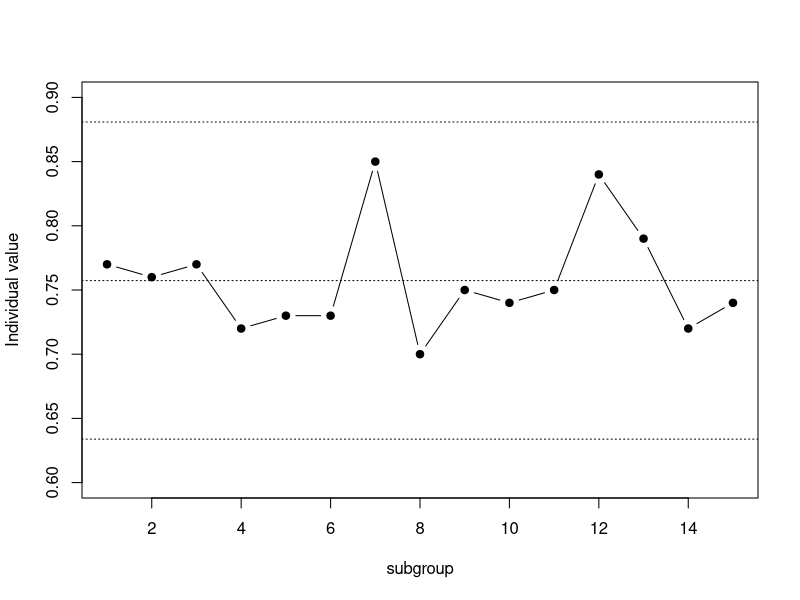
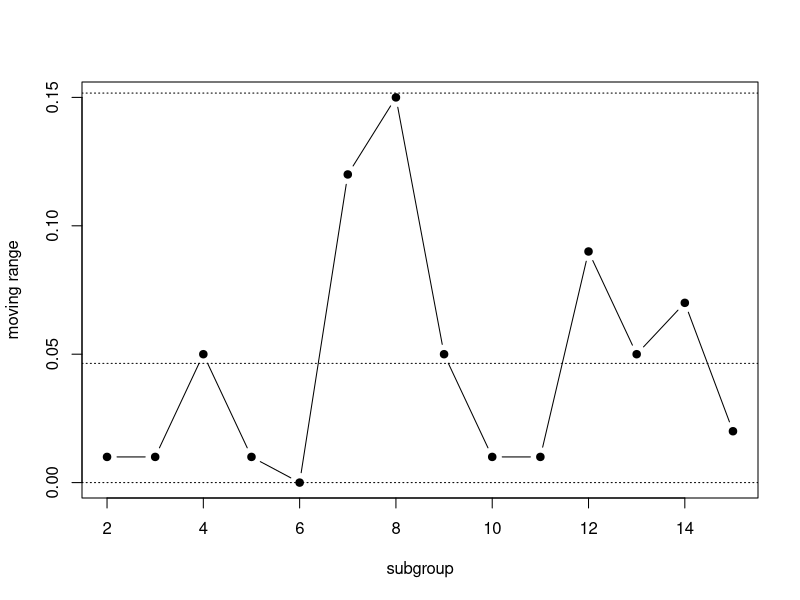

Write R code to recreate these figures, in order.
# page no 519,520

x <- c(0.77,0.76,0.77,0.72,0.73,0.73,0.85,0.70,0.75,0.74,0.75,0.84,0.79,0.72,0.74)
MR <- c(0.01,0.01,0.05,0.01,0.00,0.12,0.15,0.05,0.01,0.01,0.09,0.05,0.07,0.02)

xbar <- mean(x)
MRbar <- mean(MR)
d2 <- 1.128
d3 <- 0
d4 <- 3.267
UCL1 <- xbar + (3*MRbar)/d2
LCL1 <- xbar - (3*MRbar)/d2
UCL2 <- MRbar * d4
LCL2 <- MRbar * d3

print(UCL1)
print(LCL1)
plot(1:15, x, type="b", pch=19, xlab="subgroup", ylab="Individual value",ylim=c(0.6,0.9))
abline(h=c(UCL1,LCL1,xbar), lty=3) 

print(UCL1)
print(LCL1)
plot(2:15, MR, type="b", pch=19, xlab="subgroup", ylab="moving range")
abline(h=c(LCL2,UCL2,MRbar),lty=3)
 
